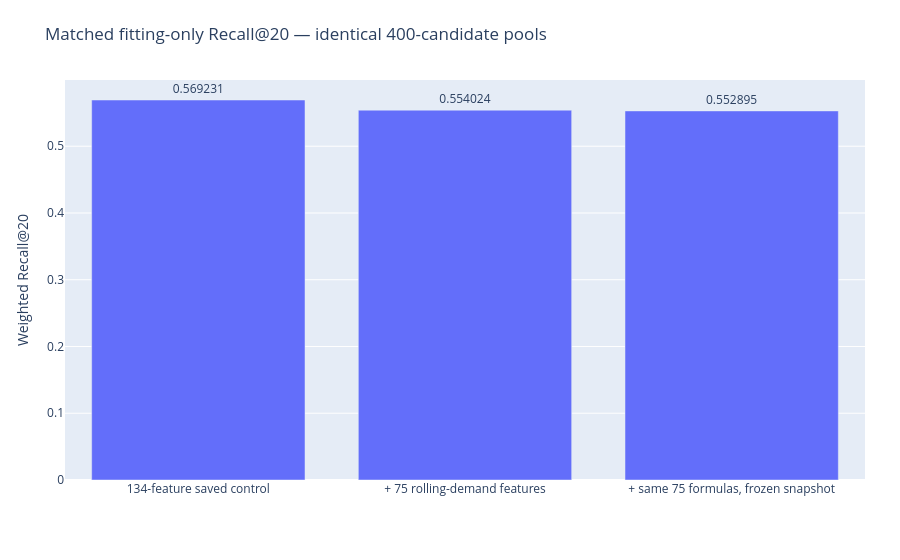

The code cell stored with this chart in its notebook:
### Markdown cell above
## Matched pooled scores

### Code cell
view.show_chart(1)

### Figure 1 — Plotly figure (JSON) as saved in the notebook; plotly's stock layout.template omitted (floating-point values rounded to 4 significant figures)
{"data": [{"text": ["0.569231", "0.554024", "0.552895"], "textposition": "outside", "type": "bar", "x": ["134-feature saved control", "+ 75 rolling-demand features", "+ same 75 formulas, frozen snapshot"], "y": [0.5692, 0.554, 0.5529]}], "layout": {"margin": {"b": 80, "l": 65, "r": 35, "t": 80}, "title": {"text": "Matched fitting-only Recall@20 — identical 400-candidate pools"}, "yaxis": {"title": {"text": "Weighted Recall@20"}}}}
